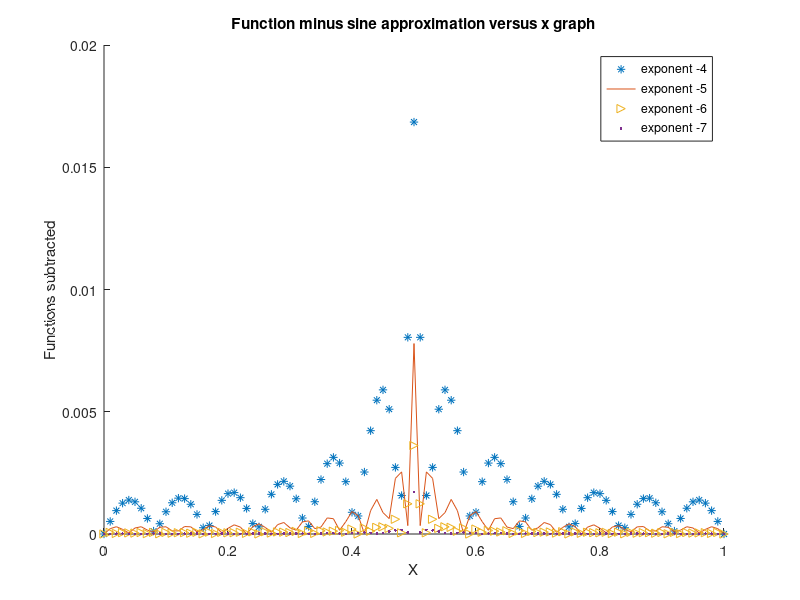

The MATLAB script that drew this image:
clc,clear

error=[10^-4,10^-5,10^-6,10^-7];
i=1;
n=1;
k=1;
m=[n,n,n,n];
e0=(24*((2*sin(k*pi/2)-sin(k*pi))/((k)^2*pi^2))^2*2*(1/2-sin(2*k*pi)/(4*k*pi)));
e=[e0,e0,e0,e0];
g=0;
x=linspace(0,1,101);

while i<=length(error)

    while e(i)>=error(i)
        
        while k<=m(i)
            
            g(1,k)=((2*sin(k*pi/2)-sin(k*pi))/((k)^2*pi^2))^2*2*(1/2-sin(2*k*pi)/(4*k*pi));
            k=k+1;
                        
        end
        
        m(i)=m(i)+1;
        k=1;
        y=sum(g);
        e(i)=1-24*y;
    end
    
    i=i+1;
    
end

f_x=zeros(1,length(x));
i=1;
j=1;
phi=zeros(length(x),max(m));
n=1;

while i<=length(x)
    
    while j<=length(m)
        
        while n<=m(j)
    
            phi(i,n)=((2*sin(n*pi/2)-sin(n*pi))/((n)^2*pi^2))*sin(x(i)*n*pi)*2;
            n=n+1;
            
        end
        
        f(i,j)=sum(phi(i,:));
        j=j+1;        
        n=1;
    end
    
     if x(i)<=1/2
    
        f_x(i)=x(i);
        
    elseif x(i)>1/2
        
        f_x(i)=1-x(i);
    end
    
   i=i+1;
   j=1;
   
end

f_val=zeros(length(f_x),1);

for k=1:length(m)
    
    for n=1:length(f_x)
    
        f_val(n,k)=f_x(1,n)-f(n,k);
    
    end
    
end

hold on
plot(x,abs(f_val(:,1)),'*')
plot(x,abs(f_val(:,2)))
plot(x,abs(f_val(:,3)),'>')
plot(x,abs(f_val(:,4)),'.')
xlabel('X')
ylabel('Functions subtracted')
legend('exponent -4','exponent -5','exponent -6','exponent -7','Location','best')
title('Function minus sine approximation versus x graph')
hold off
